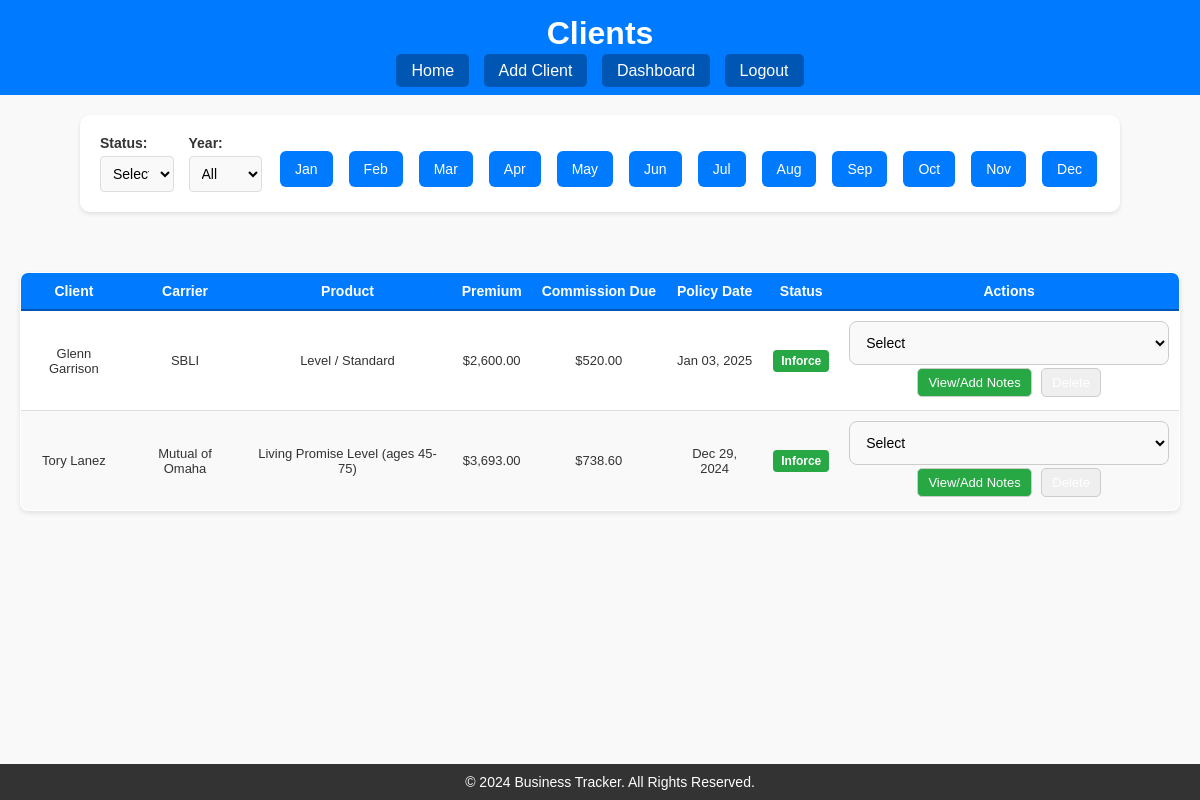
The page /clients?status=inforce (signed in) on the database its author committed.
### tables this page shows
CREATE TABLE clients (
    id INTEGER PRIMARY KEY AUTOINCREMENT,
    client_name TEXT NOT NULL,
    date_of_birth TEXT,
    carrier TEXT,
    product TEXT,
    annual_premium REAL,
    total_commission REAL,
    commission_paid REAL,
    status TEXT,
    policy_date TEXT,
    state TEXT,
    lead_source TEXT,
    username TEXT
, ip_date TEXT, first_payment_status TEXT DEFAULT 'Pending', commission_status TEXT DEFAULT 'Unpaid', percentage_due REAL, commission_due REAL, contact_attempts INTEGER DEFAULT 0, notes TEXT, needs_attention TEXT DEFAULT 'No Issues');

### app.py (the view)
@app.route('/clients', methods=['GET'])
def clients():
    if 'username' not in session:
        return redirect('/login')
    username = session['username']
    conn = sqlite3.connect('app.db')
    conn.row_factory = sqlite3.Row
    cursor = conn.cursor()
    try:
        cursor.execute("SELECT commission_level FROM agents WHERE username = ?", (username,))
        agent_data = cursor.fetchone()
        if not agent_data:
            return "Agent data not found.", 404
        commission_level = agent_data['commission_level'].upper()
        query = '''
        SELECT
            c.id,
            c.client_name,
            c.carrier,
            c.product,
            c.annual_premium,
            c.policy_date,
            c.status
        FROM clients c
        WHERE c.username = ?
        '''
        params = [username]
        month = request.args.get('month', '').strip()
        year = request.args.get('year', '').strip()
        status = request.args.get('status', '').strip().lower()
        if month:
            query += " AND strftime('%m', c.policy_date) = ?"
            params.append(f"{int(month):02d}")
        if year:
            query += " AND strftime('%Y', c.policy_date) = ?"
            params.append(year)
        if status and status != 'all':
            query += " AND LOWER(c.status) = ?"
            params.append(status)
        cursor.execute(query, params)
        clients_data = [dict(row) for row in cursor.fetchall()]
        for client in clients_data:
            try:
                carrier = client['carrier']
                product = client['product']
                product_details = get_commission_details(carrier, product, commission_level)
                if product_details:
                    commission_rate = product_details['commission_rate'] / 100
                    advance_rate = product_details['advance_rate'] / 100
                else:
                    commission_rate = 0.20
                    advance_rate = 1.0  # No advance applied
                annual_premium = float(client.get('annual_premium') or 0.0)
                total_commission = annual_premium * commission_rate
                commission_due = total_commission * advance_rate
                client['annual_premium'] = f"{annual_premium:,.2f}"
                client['total_commission'] = f"{total_commission:,.2f}"  # Total commission
                client['commission_due'] = f"{commission_due:,.2f}"  # Advance applied
                client['policy_date'] = datetime.strptime(client['policy_date'], '%Y-%m-%d').strftime('%b %d, %Y')
                client['status'] = (client['status'] or "Select").strip().lower()
            except (TypeError, ValueError):
                client['annual_premium'] = "$0.00"
                client['total_commission'] = "$0.00"
                client['commission_due'] = "$0.00"
                client['policy_date'] = "N/A"
                client['status'] = "Select"  # Default status if an error occurs
    except sqlite3.Error as e:
        print(f"Database error: {e}")
        return "Database error occurred.", 500
    finally:
        conn.close()
    statuses = ["all", "inforce", "pending lapse", "lapse", "awaiting funds"]
    return render_template(
        'clients.html',
        clients=clients_data,
        statuses=statuses,
        current_month=month,
        current_year=year,
        current_status=status,
    )

### app.py (called while the page is built)
def get_commission_details(carrier, product, contract_level):
    conn = sqlite3.connect('app.db')
    conn.row_factory = sqlite3.Row
    cursor = conn.cursor()
    cursor.execute('''
        SELECT commission_rate, advance_rate
        FROM carrier_products
        WHERE carrier = ? AND product = ? AND contract_level = ?
    ''', (carrier, product, contract_level))
    result = cursor.fetchone()
    conn.close()
    return result if result else None

### templates/clients.html (shortened to what this page needs)
<!DOCTYPE html>
<html lang="en">
<head>
    <link rel="stylesheet" href="/static/style.css">
</head>
<body>
    <header>
        <h1>Clients</h1>
        <nav>
            <a href="/">Home</a>
            <a href="/add_client">Add Client</a>
            <a href="/dashboard">Dashboard</a>
            <a href="/logout">Logout</a>
        </nav>
    </header>
    <div class="filters">
        <div class="filter-item">
            <label for="status">Status:</label>
            <select id="status" onchange="filterByStatus(this.value)">
                <option value="Select" {% if current_status == 'Select' %}selected{% endif %}>Select</option>
            </select>
        </div>
        <div class="filter-item">
            <label for="year">Year:</label>
            <select id="year" onchange="filterByYear(this.value)">
                <option value="all" {% if current_year == 'all' %}selected{% endif %}>All</option>
            </select>
        </div>
        <div class="month-buttons">
            {% for month, name in [("01", "Jan"), ("02", "Feb"), ("03", "Mar"), ("04", "Apr"), ("05", "May"), ("06", "Jun"),
                                   ("07", "Jul"), ("08", "Aug"), ("09", "Sep"), ("10", "Oct"), ("11", "Nov"), ("12", "Dec")] %}
            <button onclick="filterByMonth('{{ month }}')" class="month-button">{{ name }}</button>
            {% endfor %}
        </div>
    </div>
    <main>
        <div class="table-container">
            <table>
                <thead>
                    <tr>
                        <th>Client</th>
                        <th>Carrier</th>
                        <th>Product</th>
                        <th>Premium</th>
                        <th>Commission Due</th>
                        <th>Policy Date</th>
                        <th>Status</th>
                        <th>Actions</th>
                    </tr>
                </thead>
                <tbody>
                    {% if clients %}
                        {% for client in clients %}
                        <tr>
                            <td>{{ client['client_name'] }}</td>
                            <td>{{ client['carrier'] }}</td>
                            <td>{{ client['product'] }}</td>
                            <td>${{ client['annual_premium'] }}</td>
                            <td>${{ client['commission_due'] }}</td>
                            <td>{{ client['policy_date']|default('N/A') }}</td>
                            <td>
                                <span class="status-badge {{ client['status'] | lower | replace(' ', '-') if client['status'] != 'Select' else 'default' }}">
                                    {{ client['status'] if client['status'] != 'Select' else 'No Status' }}
                                </span>
                            </td>
                            <td>
                                <form method="POST" action="/update_status" style="display:inline;">
                                    <select name="new_status" onchange="this.form.submit()">
                                        <option value="Select" {% if client['status'] == '' or client['status'] is none %}selected{% endif %}>Select</option>
                                    </select>
                                </form>
                                <button class="notes-button" onclick="openNotesModal('{{ client['id'] }}', '{{ client['client_name'] }}')">
                                    View/Add Notes
                                </button>
                                <form method="POST" action="/delete_client" style="display:inline;" onsubmit="return confirm('Are you sure you want to delete this client?');">
                                    <button type="submit" class="delete-button">Delete</button>
                                </form>
                            </td>
                        </tr>
                        {% endfor %}
                    {% else %}
                        <tr>
                            <td colspan="8">No clients found.</td>
                        </tr>
                    {% endif %}
                </tbody>
            </table>
        </div>
    </main>
    <footer>
        <p>&copy; 2024 Business Tracker. All Rights Reserved.</p>
    </footer>
</body>
</html>

### static/style.css (style rules this page uses)
body { font-family: Arial, sans-serif; margin: 0; padding: 0; background-color: #ff0000; color: #333; }
header { background-color: #007bff; color: white; padding: 15px; text-align: center; }
header h1 { margin: 0; }
footer { background-color: #333; color: white; text-align: center; padding: 10px; position: fixed; bottom: 0; width: 100%; }
footer p { margin: 0; font-size: 14px; }
nav { margin-top: 10px; }
nav a { color: white; text-decoration: none; padding: 8px 15px; border-radius: 5px; background-color: #0056b3; margin: 0 5px; transition: background-color 0.3s; }
main { padding: 20px; max-width: 1200px; margin: 0 auto; flex: 1; }
.filter-item { flex: 1 1 180px; text-align: left; }
.filter-item label { font-weight: bold; margin-bottom: 5px; display: block; color: #333; }
.filter-item select, .filter-item input { width: 100%; padding: 6px; border: 1px solid #ccc; border-radius: 5px; font-size: 13px; background-color: #f9f9f9; }
table { width: 100%; border-collapse: collapse; margin: 20px auto; background: white; border: 1px solid #ddd; border-radius: 8px; overflow: hidden; box-shadow: 0 2px 5px rgba(0, 0, 0, 0.1); font-size: 14px; }
thead th { background-color: #007bff; color: white; padding: 10px; text-align: center; font-size: 14px; border-bottom: 2px solid #0056b3; white-space: nowrap; }
tbody td { padding: 10px; border-bottom: 1px solid #ddd; text-align: center; vertical-align: middle; font-size: 13px; }
tbody tr:nth-child(even) { background-color: #f9f9f9; }
button, .status-button, .notes-button { padding: 6px 10px; margin: 3px; border-radius: 5px; border: 1px solid #ccc; color: #007bff; font-size: 13px; cursor: pointer; transition: background-color 0.3s; }
.notes-button { background-color: #28a745; }
select { padding: 6px; border: 1px solid #ccc; border-radius: 5px; font-size: 13px; background-color: #fff; }
.status-badge { display: inline-block; padding: 4px 8px; font-size: 12px; font-weight: bold; border-radius: 4px; color: #fff; text-transform: capitalize; }
.status-badge.inforce { background-color: #28a745; }
.notes-button { background-color: #28a745; color: white; padding: 10px 20px; border: none; border-radius: 5px; font-size: 14px; cursor: pointer; transition: background-color 0.3s; }
button, .status-button, .notes-button { display: inline-block; padding: 6px 10px; margin: 3px; border-radius: 5px; border: 1px solid #ccc; color: white; font-size: 13px; cursor: pointer; text-align: center; text-decoration: none; transition: background-color 0.3s; }
body { display: flex; flex-direction: column; font-family: Arial, sans-serif; background-color: #f9f9f9; margin: 0; padding: 0; color: #333; }
main { max-width: 1200px; margin: 0 auto; padding: 20px; }
.filters { display: flex; align-items: center; gap: 10px; margin-bottom: 20px; }
.filters label { font-weight: bold; }
.filters select { padding: 8px; border: 1px solid #ddd; border-radius: 4px; font-size: 14px; }
.filters { display: flex; justify-content: space-between; gap: 15px; margin: 20px auto; padding: 20px; background: white; border-radius: 10px; box-shadow: 0 2px 4px rgba(0, 0, 0, 0.1); max-width: 1000px; }
.filter-item { flex: 1; text-align: left; }
.month-buttons { display: flex; flex-wrap: wrap; gap: 10px; margin-top: 10px; }
.month-button { padding: 10px 15px; background-color: #007bff; color: white; border: none; border-radius: 6px; cursor: pointer; font-size: 14px; transition: background-color 0.3s ease; }
form { display: flex; flex-wrap: wrap; gap: 20px; justify-content: space-between; }
input, select { padding: 12px; border: 1px solid #ccc; border-radius: 8px; font-size: 14px; background-color: #f9f9f9; width: 100%; }
label { font-weight: bold; font-size: 14px; }

### rows shown on the page
clients: client_name "Glenn Garrison", carrier "SBLI", product "Level / Standard", annual_premium "2,600.00", commission_due "520.00", policy_date "Jan 03, 2025", status "Inforce"
clients: client_name "Tory Lanez", carrier "Mutual of Omaha", product "Living Promise Level (ages 45-75)", annual_premium "3,693.00", commission_due "738.60", policy_date "Dec 29, 2024", status "Inforce"

### other values the page prints
{{ name }} "Jan" "Feb" "Mar" "Apr" "May" "Jun" "Jul" "Aug" "Sep" "Oct" "Nov" "Dec"
